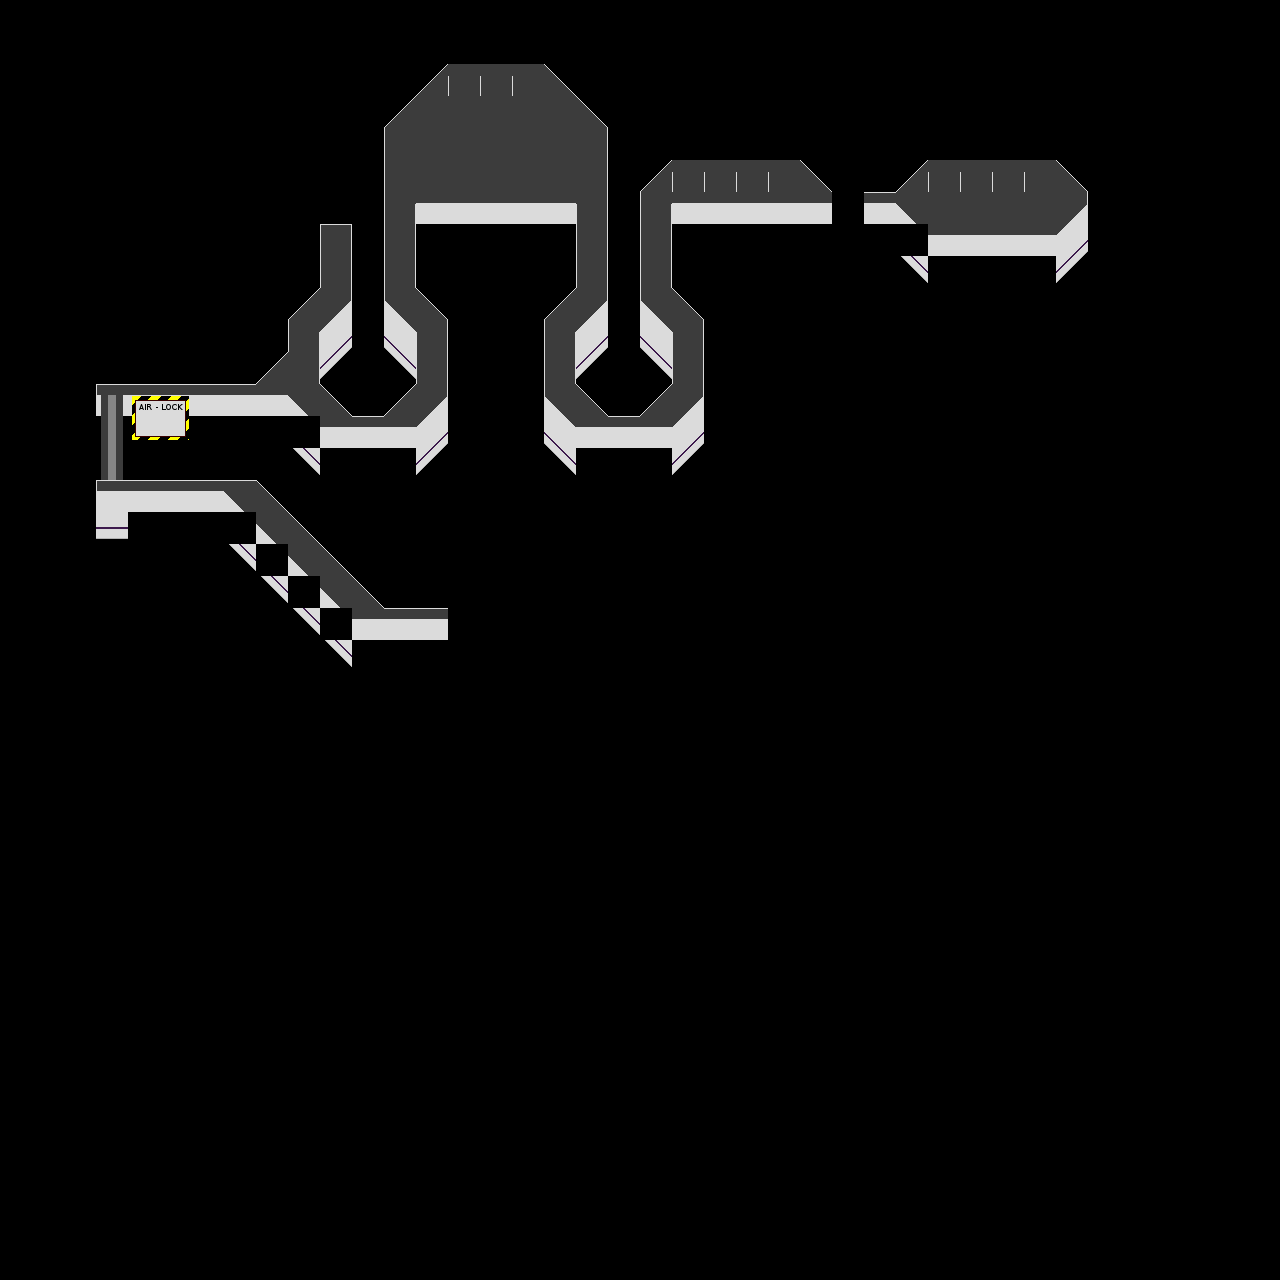

The image is a tile-based game level rendered from a .tmx file. Its description and complete source (layers, tilesets, objects, tile grids) follow:
An orthogonal 40x40 tile map with 32x32 px tiles, 2 tile layers (Tile Layer 1, Signs) and 2 objects.

<map version="1.0" orientation="orthogonal" renderorder="left-down" width="40" height="40" tilewidth="32" tileheight="32">
 <tileset firstgid="1" name="indoor_architecture" tilewidth="32" tileheight="32">
  <image source="../../graphics/tiles/indoor_architecture.png" width="512" height="512" />
 </tileset>
 <layer name="Tile Layer 1" width="40" height="40">
  <data encoding="csv">
0,0,0,0,0,0,0,0,0,0,0,0,0,0,0,0,0,0,0,0,0,0,0,0,0,0,0,0,0,0,0,0,0,0,0,0,0,0,0,0,
0,0,0,0,0,0,0,0,0,0,0,0,0,0,0,0,0,0,0,0,0,0,0,0,0,0,0,0,0,0,0,0,0,0,0,0,0,0,0,0,
0,0,0,0,0,0,0,0,0,0,0,0,0,116,84,84,84,115,0,0,0,0,0,0,0,0,0,0,0,0,0,0,0,0,0,0,0,0,0,0,
0,0,0,0,0,0,0,0,0,0,0,0,116,70,70,70,70,70,115,0,0,0,0,0,0,0,0,0,0,0,0,0,0,0,0,0,0,0,0,0,
0,0,0,0,0,0,0,0,0,0,0,0,82,70,70,70,70,70,81,0,0,0,0,0,0,0,0,0,0,0,0,0,0,0,0,0,0,0,0,0,
0,0,0,0,0,0,0,0,0,0,0,0,82,70,70,70,70,70,81,0,116,84,84,84,84,115,0,0,116,84,84,84,84,115,0,0,0,0,0,0,
0,0,0,0,0,0,0,0,0,0,0,0,67,37,37,37,37,37,68,0,67,37,37,37,37,37,0,34,113,70,70,70,70,117,0,0,0,0,0,0,
0,0,0,0,0,0,0,0,0,0,69,0,65,53,53,53,53,53,65,0,65,53,53,53,53,53,0,50,129,37,37,37,37,133,0,0,0,0,0,0,
0,0,0,0,0,0,0,0,0,0,65,0,65,0,0,0,0,0,65,0,65,0,0,0,0,0,0,0,163,53,53,53,53,164,0,0,0,0,0,0,
0,0,0,0,0,0,0,0,0,116,117,0,114,115,0,0,0,116,117,0,114,115,0,0,0,0,0,0,0,0,0,0,0,0,0,0,0,0,0,0,
0,0,0,0,0,0,0,0,0,67,133,0,130,68,0,0,0,67,133,0,130,68,0,0,0,0,0,0,0,0,0,0,0,0,0,0,0,0,0,0,
0,0,0,0,0,0,0,0,116,81,164,0,163,65,0,0,0,65,164,0,163,65,0,0,0,0,0,0,0,0,0,0,0,0,0,0,0,0,0,0,
0,0,0,33,34,34,34,34,37,113,115,0,116,117,0,0,0,114,115,0,116,117,0,0,0,0,0,0,0,0,0,0,0,0,0,0,0,0,0,0,
0,0,0,50,50,50,50,50,52,129,37,34,37,133,0,0,0,130,37,34,37,133,0,0,0,0,0,0,0,0,0,0,0,0,0,0,0,0,0,0,
0,0,0,0,0,0,0,0,0,163,52,50,52,164,0,0,0,163,53,50,52,164,0,0,0,0,0,0,0,0,0,0,0,0,0,0,0,0,0,0,
0,0,0,0,0,0,0,0,0,0,0,0,0,0,0,0,0,0,0,0,0,0,0,0,0,0,0,0,0,0,0,0,0,0,0,0,0,0,0,0,
0,0,0,0,0,0,0,0,0,0,0,0,0,0,0,0,0,0,0,0,0,0,0,0,0,0,0,0,0,0,0,0,0,0,0,0,0,0,0,0,
0,0,0,0,0,0,0,0,0,0,0,0,0,0,0,0,0,0,0,0,0,0,0,0,0,0,0,0,0,0,0,0,0,0,0,0,0,0,0,0,
0,0,0,0,0,0,0,0,0,0,0,0,0,0,0,0,0,0,0,0,0,0,0,0,0,0,0,0,0,0,0,0,0,0,0,0,0,0,0,0,
0,0,0,0,0,0,0,0,0,0,0,0,0,0,0,0,0,0,0,0,0,0,0,0,0,0,0,0,0,0,0,0,0,0,0,0,0,0,0,0,
0,0,0,0,0,0,0,0,0,0,0,0,0,0,0,0,0,0,0,0,0,0,0,0,0,0,0,0,0,0,0,0,0,0,0,0,0,0,0,0,
0,0,0,0,0,0,0,0,0,0,0,0,0,0,0,0,0,0,0,0,0,0,0,0,0,0,0,0,0,0,0,0,0,0,0,0,0,0,0,0,
0,0,0,0,0,0,0,0,0,0,0,0,0,0,0,0,0,0,0,0,0,0,0,0,0,0,0,0,0,0,0,0,0,0,0,0,0,0,0,0,
0,0,0,0,0,0,0,0,0,0,0,0,0,0,0,0,0,0,0,0,0,0,0,0,0,0,0,0,0,0,0,0,0,0,0,0,0,0,0,0,
0,0,0,0,0,0,0,0,0,0,0,0,0,0,0,0,0,0,0,0,0,0,0,0,0,0,0,0,0,0,0,0,0,0,0,0,0,0,0,0,
0,0,0,0,0,0,0,0,0,0,0,0,0,0,0,0,0,0,0,0,0,0,0,0,0,0,0,0,0,0,0,0,0,0,0,0,0,0,0,0,
0,0,0,0,0,0,0,0,0,0,0,0,0,0,0,0,0,0,0,0,0,0,0,0,0,0,0,0,0,0,0,0,0,0,0,0,0,0,0,0,
0,0,0,0,0,0,0,0,0,0,0,0,0,0,0,0,0,0,0,0,0,0,0,0,0,0,0,0,0,0,0,0,0,0,0,0,0,0,0,0,
0,0,0,0,0,0,0,0,0,0,0,0,0,0,0,0,0,0,0,0,0,0,0,0,0,0,0,0,0,0,0,0,0,0,0,0,0,0,0,0,
0,0,0,0,0,0,0,0,0,0,0,0,0,0,0,0,0,0,0,0,0,0,0,0,0,0,0,0,0,0,0,0,0,0,0,0,0,0,0,0,
0,0,0,0,0,0,0,0,0,0,0,0,0,0,0,0,0,0,0,0,0,0,0,0,0,0,0,0,0,0,0,0,0,0,0,0,0,0,0,0,
0,0,0,0,0,0,0,0,0,0,0,0,0,0,0,0,0,0,0,0,0,0,0,0,0,0,0,0,0,0,0,0,0,0,0,0,0,0,0,0,
0,0,0,0,0,0,0,0,0,0,0,0,0,0,0,0,0,0,0,0,0,0,0,0,0,0,0,0,0,0,0,0,0,0,0,0,0,0,0,0,
0,0,0,0,0,0,0,0,0,0,0,0,0,0,0,0,0,0,0,0,0,0,0,0,0,0,0,0,0,0,0,0,0,0,0,0,0,0,0,0,
0,0,0,0,0,0,0,0,0,0,0,0,0,0,0,0,0,0,0,0,0,0,0,0,0,0,0,0,0,0,0,0,0,0,0,0,0,0,0,0,
0,0,0,0,0,0,0,0,0,0,0,0,0,0,0,0,0,0,0,0,0,0,0,0,0,0,0,0,0,0,0,0,0,0,0,0,0,0,0,0,
0,0,0,0,0,0,0,0,0,0,0,0,0,0,0,0,0,0,0,0,0,0,0,0,0,0,0,0,0,0,0,0,0,0,0,0,0,0,0,0,
0,0,0,0,0,0,0,0,0,0,0,0,0,0,0,0,0,0,0,0,0,0,0,0,0,0,0,0,0,0,0,0,0,0,0,0,0,0,0,0,
0,0,0,0,0,0,0,0,0,0,0,0,0,0,0,0,0,0,0,0,0,0,0,0,0,0,0,0,0,0,0,0,0,0,0,0,0,0,0,0,
0,0,0,0,0,0,0,0,0,0,0,0,0,0,0,0,0,0,0,0,0,0,0,0,0,0,0,0,0,0,0,0,0,0,0,0,0,0,0,0
</data>
 </layer>
 <layer name="Signs" width="40" height="40">
  <data encoding="csv">
0,0,0,0,0,0,0,0,0,0,0,0,0,0,0,0,0,0,0,0,0,0,0,0,0,0,0,0,0,0,0,0,0,0,0,0,0,0,0,0,
0,0,0,0,0,0,0,0,0,0,0,0,0,0,0,0,0,0,0,0,0,0,0,0,0,0,0,0,0,0,0,0,0,0,0,0,0,0,0,0,
0,0,0,0,0,0,0,0,0,0,0,0,0,0,0,0,0,0,0,0,0,0,0,0,0,0,0,0,0,0,0,0,0,0,0,0,0,0,0,0,
0,0,0,0,0,0,0,0,0,0,0,0,0,0,0,0,0,0,0,0,0,0,0,0,0,0,0,0,0,0,0,0,0,0,0,0,0,0,0,0,
0,0,0,0,0,0,0,0,0,0,0,0,0,0,0,0,0,0,0,0,0,0,0,0,0,0,0,0,0,0,0,0,0,0,0,0,0,0,0,0,
0,0,0,0,0,0,0,0,0,0,0,0,0,0,0,0,0,0,0,0,0,0,0,0,0,0,0,0,0,0,0,0,0,0,0,0,0,0,0,0,
0,0,0,0,0,0,0,0,0,0,0,0,0,0,0,0,0,0,0,0,0,0,0,0,0,0,0,0,0,0,0,0,0,0,0,0,0,0,0,0,
0,0,0,0,0,0,0,0,0,0,0,0,0,0,0,0,0,0,0,0,0,0,0,0,0,0,0,0,0,0,0,0,0,0,0,0,0,0,0,0,
0,0,0,0,0,0,0,0,0,0,0,0,0,0,0,0,0,0,0,0,0,0,0,0,0,0,0,0,0,0,0,0,0,0,0,0,0,0,0,0,
0,0,0,0,0,0,0,0,0,0,0,0,0,0,0,0,0,0,0,0,0,0,0,0,0,0,0,0,0,0,0,0,0,0,0,0,0,0,0,0,
0,0,0,0,0,0,0,0,0,0,0,0,0,0,0,0,0,0,0,0,0,0,0,0,0,0,0,0,0,0,0,0,0,0,0,0,0,0,0,0,
0,0,0,0,0,0,0,0,0,0,0,0,0,0,0,0,0,0,0,0,0,0,0,0,0,0,0,0,0,0,0,0,0,0,0,0,0,0,0,0,
0,0,0,19,177,178,0,0,0,0,0,0,0,0,0,0,0,0,0,0,0,0,0,0,0,0,0,0,0,0,0,0,0,0,0,0,0,0,0,0,
0,0,0,3,193,194,0,0,0,0,0,0,0,0,0,0,0,0,0,0,0,0,0,0,0,0,0,0,0,0,0,0,0,0,0,0,0,0,0,0,
0,0,0,3,0,0,0,0,0,0,0,0,0,0,0,0,0,0,0,0,0,0,0,0,0,0,0,0,0,0,0,0,0,0,0,0,0,0,0,0,
0,0,0,33,34,34,34,97,115,0,0,0,0,0,0,0,0,0,0,0,0,0,0,0,0,0,0,0,0,0,0,0,0,0,0,0,0,0,0,0,
0,0,0,49,50,50,50,129,113,115,0,0,0,0,0,0,0,0,0,0,0,0,0,0,0,0,0,0,0,0,0,0,0,0,0,0,0,0,0,0,
0,0,0,0,0,0,0,163,129,113,115,0,0,0,0,0,0,0,0,0,0,0,0,0,0,0,0,0,0,0,0,0,0,0,0,0,0,0,0,0,
0,0,0,0,0,0,0,0,163,129,113,115,0,0,0,0,0,0,0,0,0,0,0,0,0,0,0,0,0,0,0,0,0,0,0,0,0,0,0,0,
0,0,0,0,0,0,0,0,0,163,129,37,34,34,0,0,0,0,0,0,0,0,0,0,0,0,0,0,0,0,0,0,0,0,0,0,0,0,0,0,
0,0,0,0,0,0,0,0,0,0,163,53,50,50,0,0,0,0,0,0,0,0,0,0,0,0,0,0,0,0,0,0,0,0,0,0,0,0,0,0,
0,0,0,0,0,0,0,0,0,0,0,0,0,0,0,0,0,0,0,0,0,0,0,0,0,0,0,0,0,0,0,0,0,0,0,0,0,0,0,0,
0,0,0,0,0,0,0,0,0,0,0,0,0,0,0,0,0,0,0,0,0,0,0,0,0,0,0,0,0,0,0,0,0,0,0,0,0,0,0,0,
0,0,0,0,0,0,0,0,0,0,0,0,0,0,0,0,0,0,0,0,0,0,0,0,0,0,0,0,0,0,0,0,0,0,0,0,0,0,0,0,
0,0,0,0,0,0,0,0,0,0,0,0,0,0,0,0,0,0,0,0,0,0,0,0,0,0,0,0,0,0,0,0,0,0,0,0,0,0,0,0,
0,0,0,0,0,0,0,0,0,0,0,0,0,0,0,0,0,0,0,0,0,0,0,0,0,0,0,0,0,0,0,0,0,0,0,0,0,0,0,0,
0,0,0,0,0,0,0,0,0,0,0,0,0,0,0,0,0,0,0,0,0,0,0,0,0,0,0,0,0,0,0,0,0,0,0,0,0,0,0,0,
0,0,0,0,0,0,0,0,0,0,0,0,0,0,0,0,0,0,0,0,0,0,0,0,0,0,0,0,0,0,0,0,0,0,0,0,0,0,0,0,
0,0,0,0,0,0,0,0,0,0,0,0,0,0,0,0,0,0,0,0,0,0,0,0,0,0,0,0,0,0,0,0,0,0,0,0,0,0,0,0,
0,0,0,0,0,0,0,0,0,0,0,0,0,0,0,0,0,0,0,0,0,0,0,0,0,0,0,0,0,0,0,0,0,0,0,0,0,0,0,0,
0,0,0,0,0,0,0,0,0,0,0,0,0,0,0,0,0,0,0,0,0,0,0,0,0,0,0,0,0,0,0,0,0,0,0,0,0,0,0,0,
0,0,0,0,0,0,0,0,0,0,0,0,0,0,0,0,0,0,0,0,0,0,0,0,0,0,0,0,0,0,0,0,0,0,0,0,0,0,0,0,
0,0,0,0,0,0,0,0,0,0,0,0,0,0,0,0,0,0,0,0,0,0,0,0,0,0,0,0,0,0,0,0,0,0,0,0,0,0,0,0,
0,0,0,0,0,0,0,0,0,0,0,0,0,0,0,0,0,0,0,0,0,0,0,0,0,0,0,0,0,0,0,0,0,0,0,0,0,0,0,0,
0,0,0,0,0,0,0,0,0,0,0,0,0,0,0,0,0,0,0,0,0,0,0,0,0,0,0,0,0,0,0,0,0,0,0,0,0,0,0,0,
0,0,0,0,0,0,0,0,0,0,0,0,0,0,0,0,0,0,0,0,0,0,0,0,0,0,0,0,0,0,0,0,0,0,0,0,0,0,0,0,
0,0,0,0,0,0,0,0,0,0,0,0,0,0,0,0,0,0,0,0,0,0,0,0,0,0,0,0,0,0,0,0,0,0,0,0,0,0,0,0,
0,0,0,0,0,0,0,0,0,0,0,0,0,0,0,0,0,0,0,0,0,0,0,0,0,0,0,0,0,0,0,0,0,0,0,0,0,0,0,0,
0,0,0,0,0,0,0,0,0,0,0,0,0,0,0,0,0,0,0,0,0,0,0,0,0,0,0,0,0,0,0,0,0,0,0,0,0,0,0,0,
0,0,0,0,0,0,0,0,0,0,0,0,0,0,0,0,0,0,0,0,0,0,0,0,0,0,0,0,0,0,0,0,0,0,0,0,0,0,0,0
</data>
 </layer>
 <objectgroup name="Object Layer 1">
  <object gid="2" x="832" y="224" />
  <object gid="18" x="832" y="251" />
 </objectgroup>
</map>
